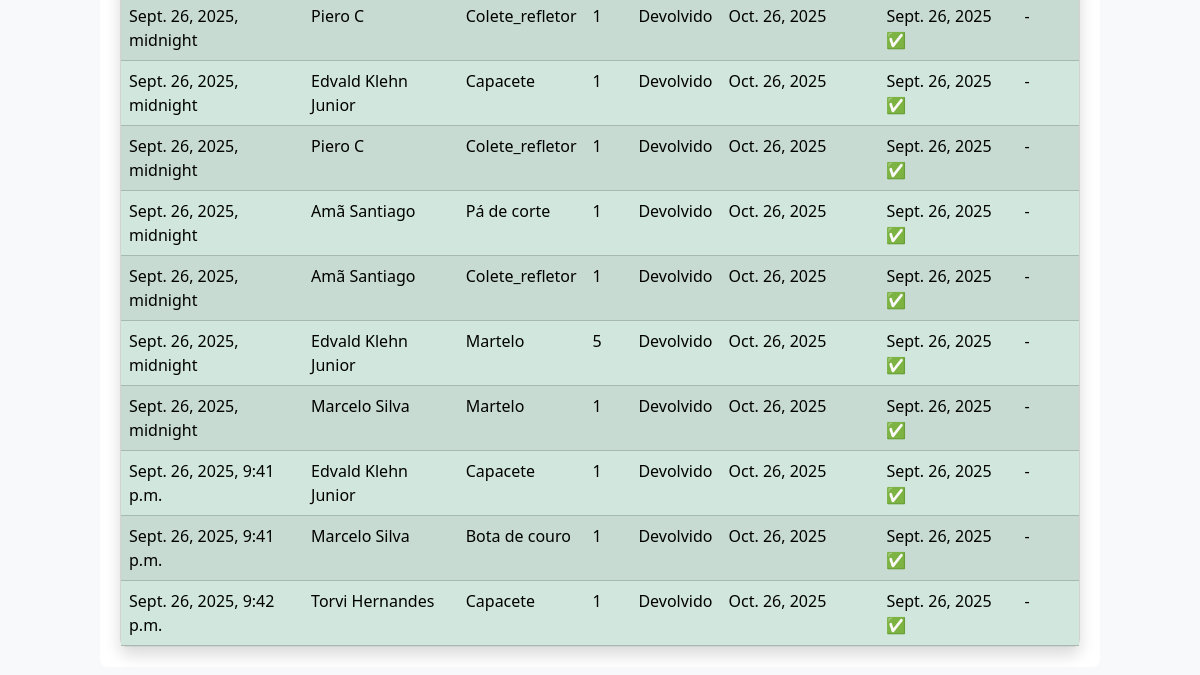
/emprestimos/ (signed in, lower part), run on an earlier commit of the app's database.
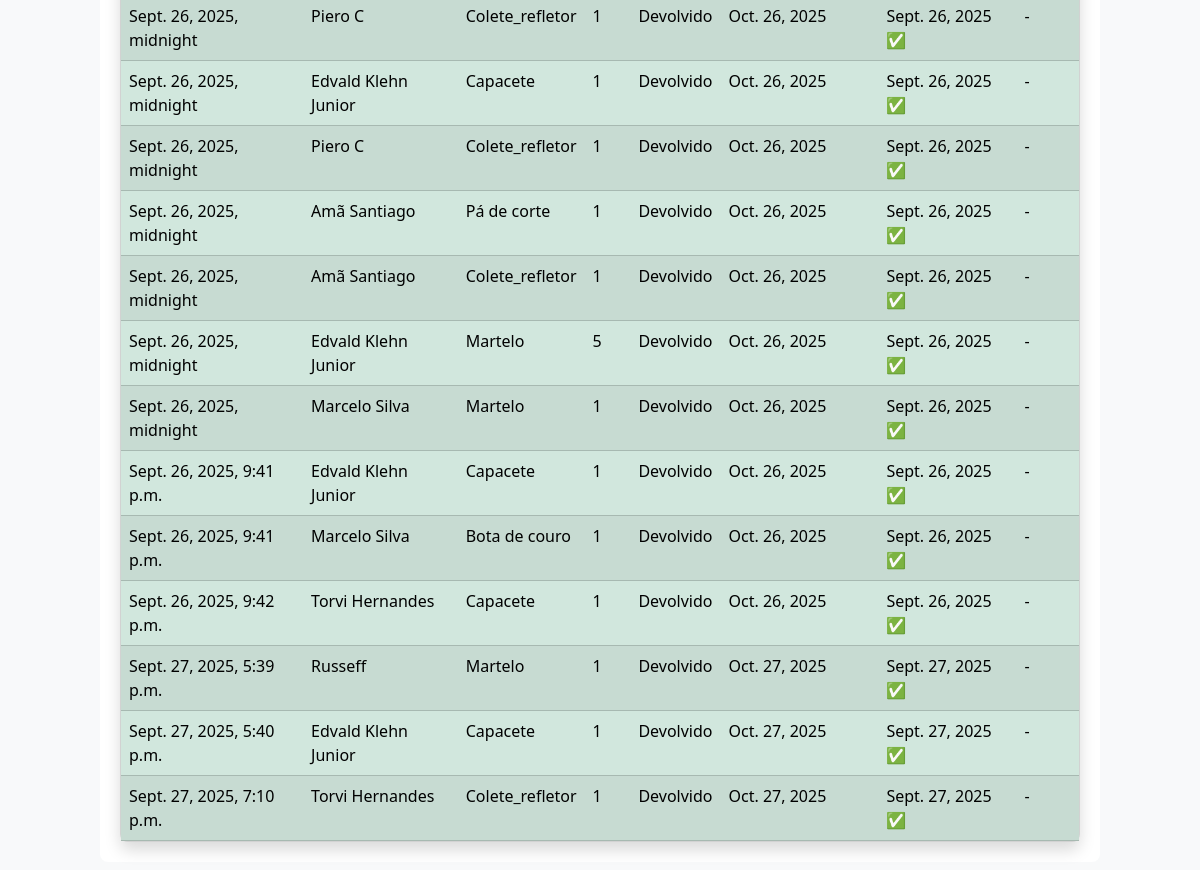
And on a later commit of the database.
### appEpi/models.py (models this page shows, shortened)
class Emprestimo(models.Model):
    STATUS_CHOICES = [
        ('Em uso', 'Em uso'),
        ('Devolvido', 'Devolvido'),
    ]
    colaborador = models.ForeignKey(Colaborador, on_delete=models.CASCADE)
    epi = models.ForeignKey(Epi, on_delete=models.CASCADE)
    data_emprestimo = models.DateTimeField(auto_now_add=True)
    data_devolucao = models.DateField(blank=True, null=True)
    quantidade = models.PositiveIntegerField(default=1)
    status = models.CharField(max_length=10, choices=STATUS_CHOICES, default='Em uso')
    data_prevista_devolucao = models.DateField(blank=True, null=True)
    data_real_devolucao = models.DateField(blank=True, null=True)
    def devolvido_antes_do_prazo(self):
        if self.data_real_devolucao and self.data_prevista_devolucao:
            return self.data_real_devolucao < self.data_prevista_devolucao
        return False

class Colaborador(models.Model):
    nome = models.CharField(max_length=100)
    cpf = models.CharField(max_length=14, unique=True)
    funcao = models.CharField(max_length=100, default='Desconhecida')
    setor = models.CharField(max_length=100)

class Epi(models.Model):
    nome = models.CharField(max_length=100)
    descricao = models.TextField(blank=True, null=True)
    validade = models.DateField(blank=True, null=True)
    quantidade = models.PositiveIntegerField(default=0)

### appEpi/views.py (the view)
# urls.py: path('emprestimos/', views.listar_emprestimos, name='listar_emprestimos'),
@login_required
def listar_emprestimos(request):
    emprestimos = Emprestimo.objects.select_related('colaborador', 'epi').all()
    return render(request, 'emprestimos/listar.html', {'emprestimos': emprestimos})

### appEpi/templates/emprestimos/listar.html (shortened to what this page needs)
{% extends 'base.html' %}
{% block content %}
<div class="card shadow rounded-3">
  <div class="table-responsive">
    <table class="table table-striped table-hover mb-0">
      <tbody>
        {% for e in emprestimos %}
        <tr class="{% if e.status == 'Em uso' %}table-warning{% else %}table-success{% endif %}">
          <td>{{ e.data_emprestimo }}</td>
          <td>{{ e.colaborador.nome }}</td>
          <td>{{ e.epi.nome }}</td>
          <td>{{ e.quantidade }}</td>
          <td>{{ e.status }}</td>
          <td>
            {{ e.data_prevista_devolucao|default:"-" }}
          </td>
          <td>
            {% if e.data_real_devolucao %}
              {{ e.data_real_devolucao }}
              {% if e.devolvido_antes_do_prazo %}
                <span class="text-success">✅</span>
              {% endif %}
            {% else %}
              -
            {% endif %}
          </td>
          <td>
            {% if e.status == 'Em uso' %}
              <a class="btn btn-sm btn-success" href="{% url 'registrar_devolucao' e.id %}">Devolver</a>
            {% else %}
              -
            {% endif %}
          </td>
        </tr>
        {% endfor %}
      </tbody>
    </table>
  </div>
</div>
{% endblock %}

What changed in the data, as far as the page shows it:
added Emprestimo: data_emprestimo "Sept. 27, 2025, 5:39 p.m.", colaborador.nome "Russeff", epi.nome "Martelo", quantidade "1", status "Devolvido", data_prevista_devolucao "Oct. 27, 2025", data_real_devolucao "Sept. 27, 2025"
added Emprestimo: data_emprestimo "Sept. 27, 2025, 5:40 p.m.", colaborador.nome "Edvald Klehn Junior", epi.nome "Capacete", quantidade "1", status "Devolvido", data_prevista_devolucao "Oct. 27, 2025", data_real_devolucao "Sept. 27, 2025"
added Emprestimo: data_emprestimo "Sept. 27, 2025, 7:10 p.m.", colaborador.nome "Torvi Hernandes", epi.nome "Colete_refletor", quantidade "1", status "Devolvido", data_prevista_devolucao "Oct. 27, 2025", data_real_devolucao "Sept. 27, 2025"
